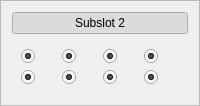
                  <widget class="QFrame" name="frame_101">
                   <property name="frameShape">
                    <enum>QFrame::StyledPanel</enum>
                   </property>
                   <property name="frameShadow">
                    <enum>QFrame::Raised</enum>
                   </property>
                   <layout class="QVBoxLayout" name="verticalLayout_66">
                    <item>
                     <widget class="QPushButton" name="SB5_subslot2">
                      <property name="styleSheet">
                       <string notr="true"/>
                      </property>
                      <property name="text">
                       <string>Subslot 2</string>
                      </property>
                      <property name="checkable">
                       <bool>true</bool>
                      </property>
                      <property name="checked">
                       <bool>true</bool>
                      </property>
                     </widget>
                    </item>
                    <item>
                     <widget class="QWidget" name="widget_78" native="true">
                      <layout class="QGridLayout" name="gridLayout_64">
                       <item row="1" column="1">
                        <widget class="QRadioButton" name="SB5_subslot2_5">
                         <property name="text">
                          <string/>
                         </property>
                         <property name="checked">
                          <bool>true</bool>
                         </property>
                         <property name="autoExclusive">
                          <bool>false</bool>
                         </property>
                        </widget>
                       </item>
                       <item row="0" column="2">
                        <widget class="QRadioButton" name="SB5_subslot2_2">
                         <property name="text">
                          <string/>
                         </property>
                         <property name="checked">
                          <bool>true</bool>
                         </property>
                         <property name="autoExclusive">
                          <bool>false</bool>
                         </property>
                        </widget>
                       </item>
                       <item row="0" column="1">
                        <widget class="QRadioButton" name="SB5_subslot2_1">
                         <property name="text">
                          <string/>
                         </property>
                         <property name="checked">
                          <bool>true</bool>
                         </property>
                         <property name="autoExclusive">
                          <bool>false</bool>
                         </property>
                        </widget>
                       </item>
                       <item row="1" column="2">
                        <widget class="QRadioButton" name="SB5_subslot2_6">
                         <property name="text">
                          <string/>
                         </property>
                         <property name="checked">
                          <bool>true</bool>
                         </property>
                         <property name="autoExclusive">
                          <bool>false</bool>
                         </property>
                        </widget>
                       </item>
                       <item row="0" column="3">
                        <widget class="QRadioButton" name="SB5_subslot2_3">
                         <property name="text">
                          <string/>
                         </property>
                         <property name="checked">
                          <bool>true</bool>
                         </property>
                         <property name="autoExclusive">
                          <bool>false</bool>
                         </property>
                        </widget>
                       </item>
                       <item row="0" column="4">
                        <widget class="QRadioButton" name="SB5_subslot2_4">
                         <property name="text">
                          <string/>
                         </property>
                         <property name="checked">
                          <bool>true</bool>
                         </property>
                         <property name="autoExclusive">
                          <bool>false</bool>
                         </property>
                        </widget>
                       </item>
                       <item row="1" column="3">
                        <widget class="QRadioButton" name="SB5_subslot2_7">
                         <property name="text">
                          <string/>
                         </property>
                         <property name="checked">
                          <bool>true</bool>
                         </property>
                         <property name="autoExclusive">
                          <bool>false</bool>
                         </property>
                        </widget>
                       </item>
                       <item row="1" column="4">
                        <widget class="QRadioButton" name="SB5_subslot2_8">
                         <property name="text">
                          <string/>
                         </property>
                         <property name="checked">
                          <bool>true</bool>
                         </property>
                         <property name="autoExclusive">
                          <bool>false</bool>
                         </property>
                        </widget>
                       </item>
                      </layout>
                     </widget>
                    </item>
                   </layout>
                  </widget>
